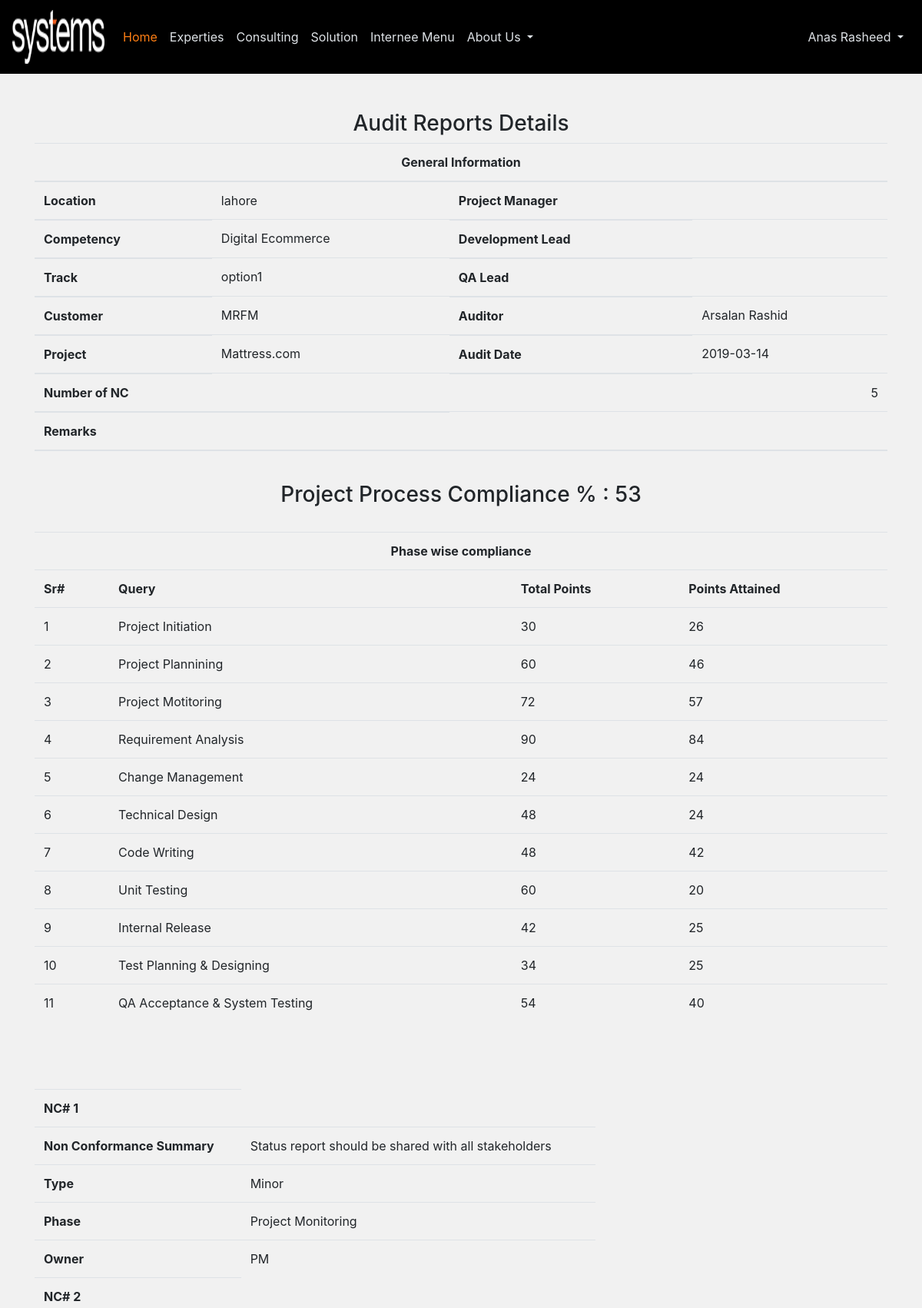
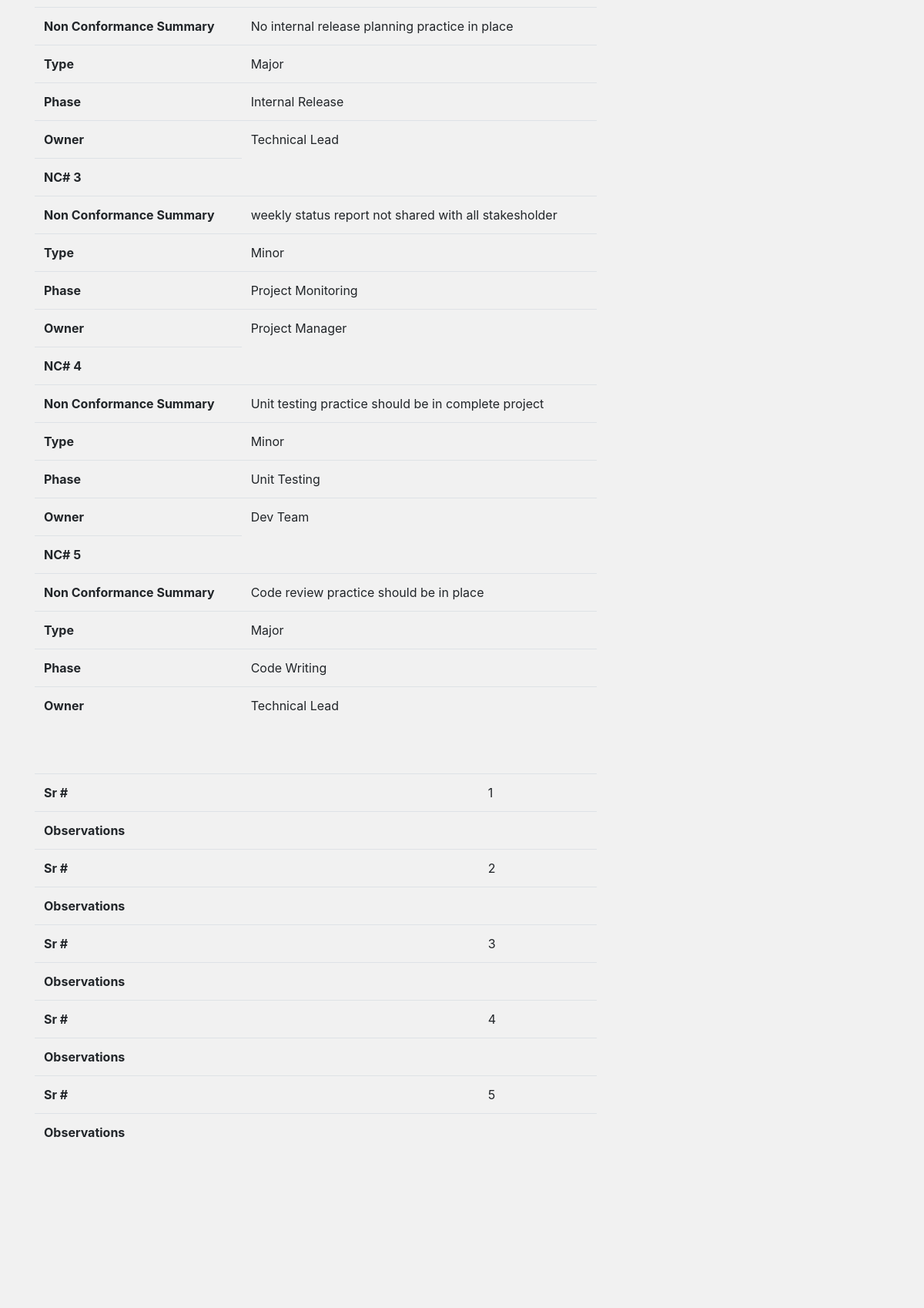
The page /Systems/report-summary.php?id=10 (signed in, upper part) on the database its author committed (2 pictures, top to bottom).
### tables this page shows
CREATE TABLE `audit` (
  `id` int(11) NOT NULL,
  `aduitDate` varchar(20) NOT NULL,
  `auditor` varchar(60) NOT NULL,
  `competency` varchar(40) NOT NULL,
  `Customer` varchar(60) NOT NULL,
  `Lead` varchar(40) NOT NULL,
  `location` varchar(40) NOT NULL,
  `projectManager` varchar(40) NOT NULL,
  `projectName` varchar(60) NOT NULL,
  `qaLead` varchar(40) NOT NULL,
  `remarks` text NOT NULL,
  `Total_NC` int(11) NOT NULL,
  `tracks` varchar(40) NOT NULL,
  `status` int(11) DEFAULT '0'
);

CREATE TABLE `summary` (
  `summary_id` int(11) NOT NULL,
  `NonConformanceSummary` text NOT NULL,
  `type` varchar(60) NOT NULL,
  `owner` varchar(100) NOT NULL,
  `phase` varchar(60) NOT NULL,
  `report_id` int(11) DEFAULT NULL
);

### Systems/report-summary.php (the view, shortened to what this page needs)
<?php
include('config/header.php');
?>
<br/>
<br/>
<h3 class="h3 text-center" >Audit Reports Details</h3>
<div class="container">
  <div class="row">
    <div class="col-12">
<table  class="table text-center table-hover">
  <thead>
  	 	<?php
  	$id=$_GET['id'];
$query="select * from `audit` where id=$id";
$sql=mysqli_query($connect, $query);
$rows=mysqli_num_rows($sql);
if($rows==1){
	while($row=mysqli_fetch_assoc($sql)){
		$location=$row['location'];
		$competency=$row['competency'];
		$customer=$row['Customer'];
		$track=$row['tracks'];
		$auditDate=$row['aduitDate'];
		$Project=$row['projectName'];
    $id=$row['id'];
    	$projectManager=$row['projectManager'];
    	$lead=$row['Lead'];
    	$qalead=$row['qaLead'];
    	$auditor=$row['auditor'];
    	$nc=$row['Total_NC'];
      $remarks=$row['remarks'];
?>
    <tr>
      <th scope="col" colspan="8" style="text-align:center;">General Information
      <tr>
      <th scope="col" style="text-align:left">Location</th>
      <td style="text-align:left"><?php echo $location;?></td>
      <th scope="col" style="text-align:left">Project Manager</th>
      <td style="text-align:left"><?php echo $projectManager;?></td>
    <tr>
      <th scope="col" style="text-align:left">Competency</th>
      <td style="text-align:left"><?php echo $competency;?></td>
      <th scope="col" style="text-align:left">Development Lead</th>
      <td style="text-align:left"><?php echo $lead;?></td>
      <tr>
      <th scope="col" style="text-align:left">Track</th>
		<td style="text-align:left"><?php echo $track;?></td>
	  <th scope="col" style="text-align:left">QA Lead</th>
		<td style="text-align:left"><?php echo $qalead;?></td>
      <tr>
      <th scope="col" style="text-align:left">Customer</th>
      <td style="text-align:left"><?php echo $customer;?></td>
      <th scope="col" style="text-align:left">Auditor</th>
      <td style="text-align:left"><?php echo $auditor;?></td>
      <tr>
      <th scope="col" style="text-align:left">Project</th>
      <td style="text-align:left"><?php echo $Project;?></td>
      <th scope="col" style="text-align:left">Audit Date</th>
      <td style="text-align:left"><?php echo $auditDate;?></td>
      <tr>
      <th scope="col" colspan="2" style="text-align:left">Number of NC </th>
      <td colspan="2" style="text-align:right"><?php echo $nc;?></td>
      </tr>
  </tr>
  </tr>
  </tr>
  </tr>
  </tr>
  </tr>
    <tr>
      <th scope="col" colspan="4" style="text-align:left">Remarks</th>
    </tr>
    <tr>
      <td colspan="4" style="text-align:left"><?php echo $remarks;?></td>
    </tr>
  </thead>
  <?php	}
}
?>
</table>
<?php
      $query="SELECT project_total from check_list where report_id=$id";
      $get=mysqli_query($connect, $query);
      if($get==true){
        $fetch=mysqli_fetch_assoc($get);
        $project_total=$fetch['project_total'];
      }
?>
<h3 class="text-center">Project Process Compliance %  : <?php echo $project_total;?></h3>
<br/>
<table class="table text-center table-hover">
  <tr>
    <th scope="col" colspan="8" style="text-align:center;">Phase wise compliance</th>
  </tr>
  <tr>
    <th class="text-left">Sr#</th>
    <th class="text-left">Query</th>
    <th class="text-left">Total Points</th>
    <th class="text-left">Points Attained</th>
  </tr>
<?php
  $query1="select stages.stage_name, sum(check_list.Total_Points), SUM(check_list.Points_Attained) from stages INNER JOIN check_list where stages.stage_id = check_list.stage_id GROUP By stages.stage_name ORDER BY stages.stage_id";
  $sql1=mysqli_query($connect, $query1);
  $sr=0;
  if($rows>0){
  while($row1=mysqli_fetch_assoc($sql1)){
    $stage_name=$row1['stage_name'];
    $Total_Points=$row1['sum(check_list.Total_Points)'];
    $Points_Attained=$row1['SUM(check_list.Points_Attained)'];
    $sr++;
?>
  <tr>
    <td style="text-align:left"><?php echo $sr?></td>
    <td style="text-align:left"><?php echo $stage_name;?></td>
    <td style="text-align:left"><?php echo $Total_Points;?></td>
    <td style="text-align:left"><?php echo $Points_Attained;?></td>
  </tr>
  <?php
}
}
  ?>
</table>
<br/>
<br/>
</div>
</div>
<div class="row">
  <div class="col-8">
  <table class="table text-center table-hover">
    <?php
    $query2="SELECT * FROM `summary` WHERE `report_id` = $id";
    $sum=mysqli_query($connect, $query2);
    $summary=mysqli_num_rows($sum);
    $se=0;
    if($summary>0){
      while($sumfetch=mysqli_fetch_assoc($sum)){
        $NonConformanceSummary=$sumfetch['NonConformanceSummary'];
        $type=$sumfetch['type'];
        $owner=$sumfetch['owner'];
        $phase=$sumfetch['phase'];
        $se++;
    ?>
  <tr>
    <th class="text-left">NC# <?php echo $se; ?></th>
  </tr>
  <tr>
    <th class="text-left">Non Conformance Summary</th>
    <td class="text-left"><?php echo $NonConformanceSummary; ?></td>
  </tr>
  <tr>
    <th class="text-left">Type</th>
    <td class="text-left"><?php echo $type; ?></td>
  </tr>
  <tr>
    <th class="text-left">Phase</th>
    <td class="text-left"><?php echo $phase; ?></td>
  </tr>
  <tr>
    <th class="text-left">Owner</th>
    <td class="text-left"><?php echo $owner; ?></td>
  </tr>
<?php
 }
    }
?>
<br/>
</table>
</div>
</div>
<br/>
<div class="row">
  <div class="col-8">
    <table class="table text-center table-hover">
    <?php
    $query2="SELECT * FROM `summary` WHERE `report_id` = $id";
    $sum=mysqli_query($connect, $query2);
    $summary=mysqli_num_rows($sum);
    $se=0;
    if($summary>0){
      while($sumfetch=mysqli_fetch_assoc($sum)){
        $Observations=$sumfetch['Observations'];
        $se++;
    ?>
  <tr>
    <th class="text-left">Sr #</th>
    <td class="text-left"><?php echo $se; ?></td>
  </tr>
  <tr>
    <th class="text-left">Observations</th>
    <td class="text-left"><?php echo $Observations; ?></td>
  </tr>
<?php
 }
    }
?>
<br/>
</table>
  </div>
</div>
</div>
<br>
 <br>
 <br>
 <br>
 <br>
 <br>
 <br>
 <br>
 <br>
 <br>
 <br>
 <br>
<?php
include('config/footer.php');
 ?>

### Systems/report-summary.php (style rules this page uses)
body { background-color: #f1f1f1; }
table { left:50px; }

### rows shown on the page
audit: location "lahore", competency "Digital Ecommerce", tracks "option1", Customer "MRFM", auditor "Arsalan Rashid", projectName "Mattress.com", aduitDate "2019-03-14", Total_NC "5"
summary: NonConformanceSummary "Status report should be shared with all stakeholders", type "Minor", phase "Project Monitoring", owner "PM"
summary: NonConformanceSummary "No internal release planning practice in place", type "Major", phase "Internal Release", owner "Technical Lead"
summary: NonConformanceSummary "weekly status report not shared with all stakesholder", type "Minor", phase "Project Monitoring", owner "Project Manager"
summary: NonConformanceSummary "Unit testing practice should be in complete project", type "Minor", phase "Unit Testing", owner "Dev Team"
summary: NonConformanceSummary "Code review practice should be in place", type "Major", phase "Code Writing", owner "Technical Lead"

### other values the page prints
$fname "Anas"
$lname "Rasheed"
$project_total "53"
$stage_name "Project Initiation"
$Total_Points "30"
$Points_Attained "26"
$stage_name "Project Plannining"
$Total_Points "60"
$Points_Attained "46"
$stage_name "Project Motitoring"
$Total_Points "72"
$Points_Attained "57"
$stage_name "Requirement Analysis"
$Total_Points "90"
$Points_Attained "84"
